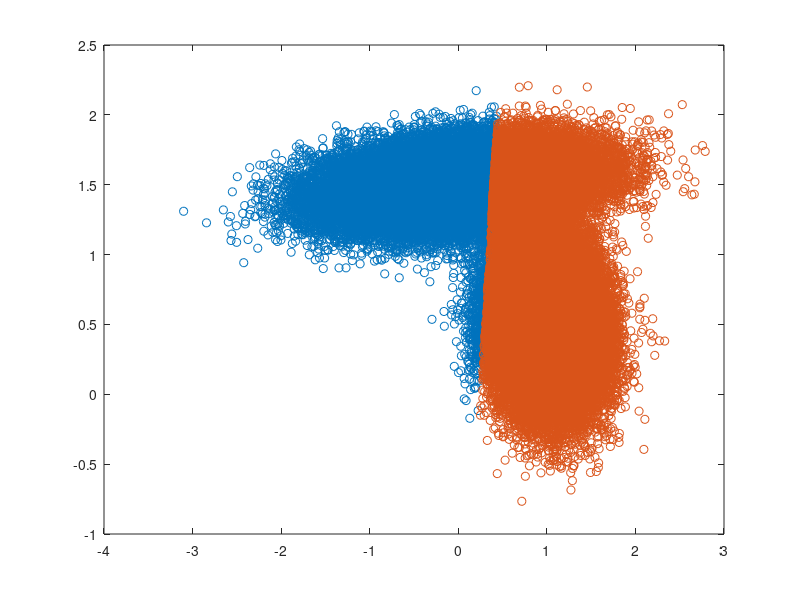

The MATLAB source for this figure: (Note: this script raises an error after producing the figure.)
clear
close all
clc
%% Load and visualize data
load('Double_Gaussian_Large.mat')
K = 2;
%% K-means algorithm
% Preprocess
Y = X(:, 2);
X = X(:, 1);
%% Initial clusters
for n=1:K
    i = randi(length(X));
    j = randi(length(Y));
    Mu(n,:) = [X(i) Y(j)];
    Sig(:, :, n) = eye(2);
end
%%
plot(Mu(:,1),Mu(:,2),'kd')
C = zeros(1,length(X));
Z = C;
%%
% Max 15 iterations
for n=1:15
    hold off
    for i=1:length(X)
        t = [];
        for ii=1:K 
            % Determine cluster distance for each point to each cluster
            % t = [t; sqrt((Mu(ii,1)-X(i))^2+(Mu(ii,2)-Y(i))^2)];
            t = [t; exp(-1/2 * (Mu(ii, :) - [X(i), Y(i)]) / Sig(:, :, ii) * (Mu(ii, :) - [X(i), Y(i)])') ];
        end
        % Assign Clusters
        [~,C(i)] = max(t);
    end
    for i=1:K
        % Update cluster centers
        Mu(i,:) = [sum([C==i]'.*X)/sum(C==i),sum([C==i]'.*Y)/sum(C==i)];
        Sig(:, :, i) = 1 / sum(C == 1) * ([X, Y] - Mu(i, :))' * ([X, Y] - Mu(i, :));
        % And plot
        tx = [C==i]'.*X; tx(~any(tx,2),:) = [];
        ty = [C==i]'.*Y; ty(~any(ty,2),:) = [];
        plot(tx,ty,'o')
        hold on
    end
    plot(Mu(:,1),Mu(:,2),'R*')
    pause(1)
    if C == Z
        fprintf('Converged\n')
        break
    end
    Z = C;
end